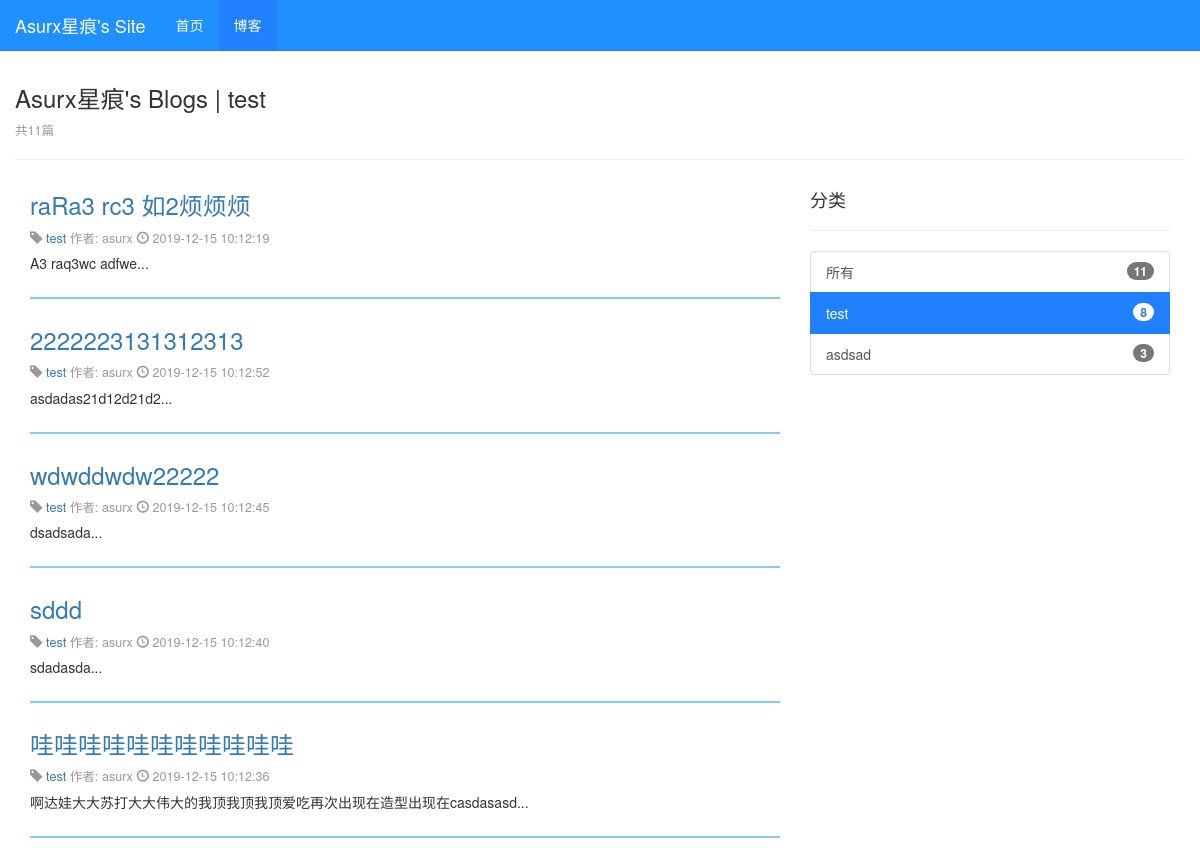
The page /blog/type/1 (upper part) on the database as committed earlier.
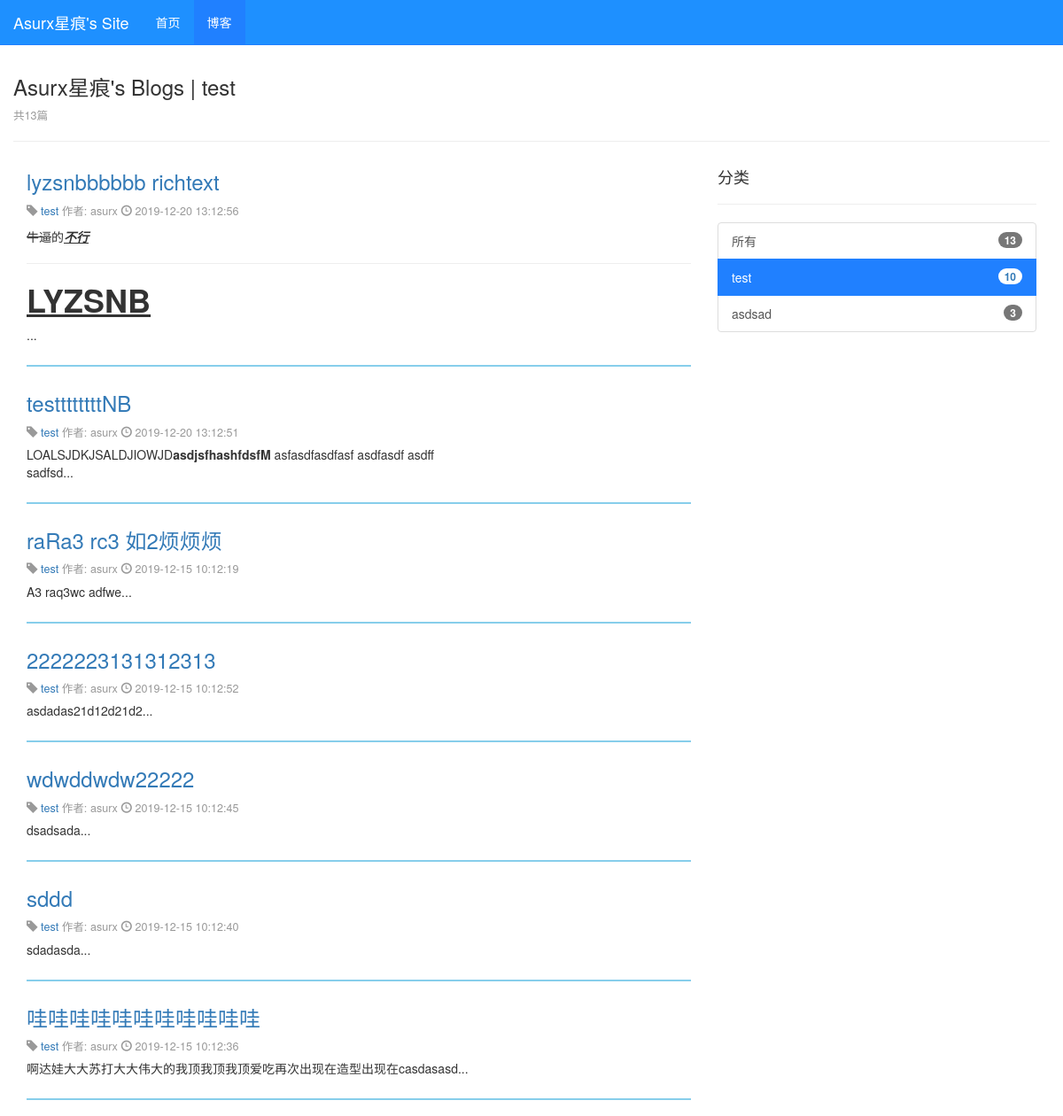
The same page on the database as committed later.
### blog/models.py (models this page shows, shortened)
class Blog(models.Model):
    title = models.CharField(max_length=50)
    blog_type = models.ForeignKey(BlogType, on_delete=models.DO_NOTHING)
    content = MDTextField()
    author = models.ForeignKey(User, on_delete=models.DO_NOTHING)
    created_time = models.DateTimeField(auto_now_add=True)
    last_updated_time = models.DateTimeField(auto_now=True)
    class Meta:
        ordering = ['-created_time']

class BlogType(models.Model):
    type_name = models.CharField(max_length=15)
    def __str__(self):
        return self.type_name

### blog/views.py (the view)
# urls.py: path('type/<int:blog_type_pk>', blog_list_with_type, name="blog_list_with_type"),
def blog_list_with_type(request, blog_type_pk):
    context = {}
    blogs_all = Blog.objects.all()
    context['num_all'] = blogs_all.count()
    context['type'] = get_object_or_404(BlogType, pk=blog_type_pk)  #########
    blogs = Blog.objects.filter(blog_type=context['type'])  #########
    paginator = Paginator(blogs, 10)  # 每十页分一页
    page_index = request.GET.get('page', 1)
    context['page'] = paginator.get_page(page_index)
    context['active_all'] = 0  #########
    context['types'] = []
    for blog_type in BlogType.objects.all():
        context['types'].append({
            'blog_type': blog_type,
            'num': Blog.objects.filter(blog_type=blog_type).count(),
            'active': blog_type.pk == blog_type_pk,
        })
    return render(request, 'blog/blog_list_with_type.html', context)

### blog/templates/blog/blog_list_with_type.html (shortened to what this page needs)
{% extends 'blog/blog_list.html' %}
{% block blog_list_title_extends %} | {{type}}{% endblock %}

### blog/templates/blog/blog_list.html (shortened to what this page needs)
{% extends 'base.html' %}
{% block nav_blog_active %}active{% endblock %}
{% load static %}
{% block header_extends %}
    <link rel="stylesheet" href="{% static 'blog/blog.css' %}">
{% endblock %}
{% block content %}
<div class="container">
    <div class="row">
        <h3>Asurx星痕's Blogs{% block blog_list_title_extends %}{% endblock %}</h3>
        <p class="blog-info">共{{ num_all }}篇</p><hr>
        <div class="col-xs-9 col-sm-8 col-md-8 col-lg-8">
            {% for blog in page %}
                <div class="blog">
                    <h3><a href="{% url 'blog_detail' blog.pk%}">{{ blog.title }}</a></h3>
                    <p class="blog-info">
                        <span class="glyphicon glyphicon-tag" aria-hidden="true"></span>
                        <a href="{% url 'blog_list_with_type' blog.blog_type.pk %}">
                            {{ blog.blog_type }}
                        </a>
                        作者: {{ blog.author }}
                        <span class="glyphicon glyphicon-time" aria-hidden="true"></span>
                        {{ blog.created_time|date:"Y-m-d H:n:s" }}
                    </p>
                    <p>{{ blog.content|safe|truncatechars:120 }}...</p>
                </div>
            {% empty %}
                <div class="blog">
                    <p>-- empty --</p>
                </div>
            {% endfor %}
        </div>
        <div class="col-xs-3 col-sm-4 col-md-4 col-lg-4">
            <h4>分类</h4><hr>
            <div class="list-group">
                <a class="list-group-item {% if active_all %}active{% endif %}" href="{% url 'blog_list' %}">
                    <span class="badge">{{num_all}}</span>
                    所有
                </a>
                {% for type in types %}
                <a class="list-group-item {% if type.active %}active{% endif %}" href="{% url 'blog_list_with_type' type.blog_type.pk %}">
                    <span class="badge">{{type.num}}</span>
                    {{type.blog_type}}
                </a>
                {% empty %}
                    <a>-- empty --</a>
                {% endfor %}
            </div>
        </div>
    </div>
</div>
{% endblock %}

Rows that differ between the two databases and show on the page:
computed for BlogType "test": num "8" → "10"
added Blog: title "lyzsnbbbbbb richtext", blog_type "test", author "asurx", created_time "2019-12-20 13:12:56", content "牛逼 的 不行 LYZSNB"
added Blog: title "testtttttttNB", blog_type "test", author "asurx", created_time "2019-12-20 13:12:51", content "LOALSJDKJSALDJIOWJD asdjsfhashfdsfM asfasdfasdfasf asdfasdf asdff sadfsd"
Other text that changed with them:
{{ num_all }}: "11" → "13"
